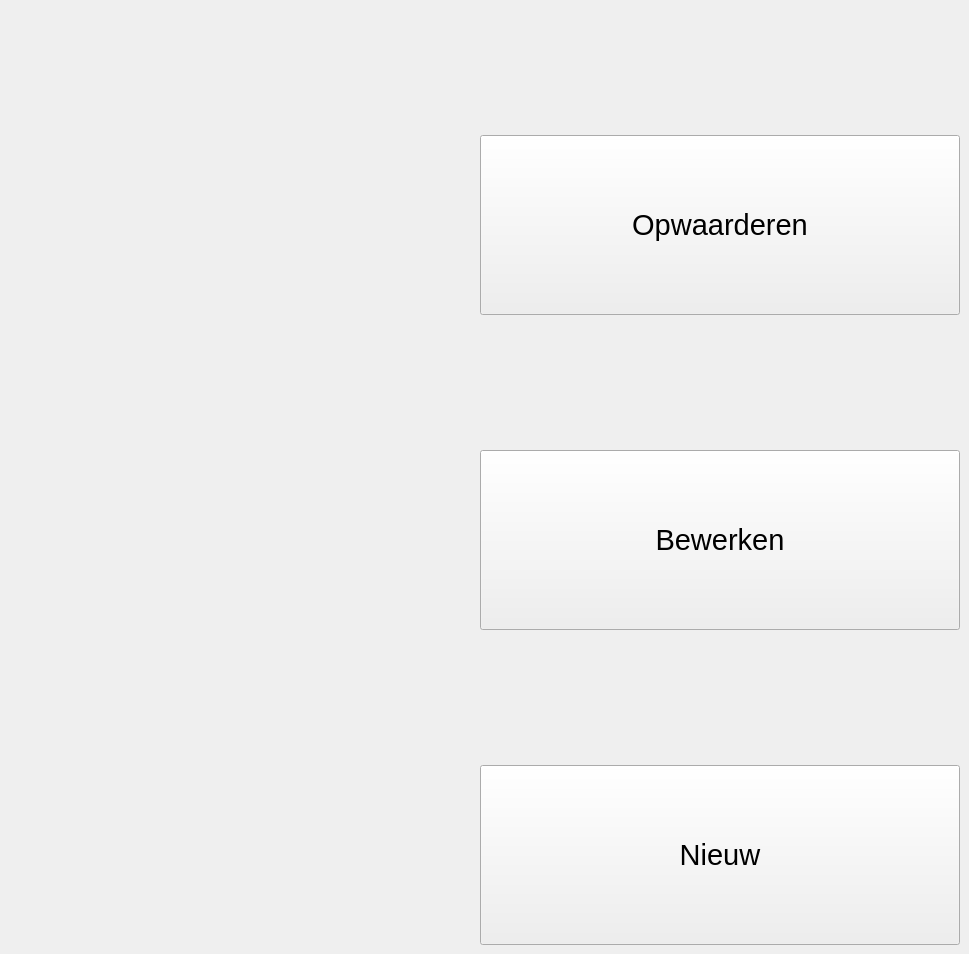
        <widget class="QWidget" name="UserMenu_page">
         <widget class="QPushButton" name="UpdateUser_btn">
          <property name="geometry">
           <rect>
            <x>480</x>
            <y>135</y>
            <width>480</width>
            <height>180</height>
           </rect>
          </property>
          <property name="font">
           <font>
            <pointsize>22</pointsize>
           </font>
          </property>
          <property name="focusPolicy">
           <enum>Qt::NoFocus</enum>
          </property>
          <property name="text">
           <string>Opwaarderen</string>
          </property>
         </widget>
         <widget class="QPushButton" name="EditUser_btn">
          <property name="geometry">
           <rect>
            <x>480</x>
            <y>450</y>
            <width>480</width>
            <height>180</height>
           </rect>
          </property>
          <property name="font">
           <font>
            <pointsize>22</pointsize>
           </font>
          </property>
          <property name="focusPolicy">
           <enum>Qt::NoFocus</enum>
          </property>
          <property name="text">
           <string>Bewerken</string>
          </property>
         </widget>
         <widget class="QPushButton" name="NewUser_btn">
          <property name="geometry">
           <rect>
            <x>480</x>
            <y>765</y>
            <width>480</width>
            <height>180</height>
           </rect>
          </property>
          <property name="font">
           <font>
            <pointsize>22</pointsize>
           </font>
          </property>
          <property name="focusPolicy">
           <enum>Qt::NoFocus</enum>
          </property>
          <property name="text">
           <string>Nieuw</string>
          </property>
         </widget>
        </widget>
